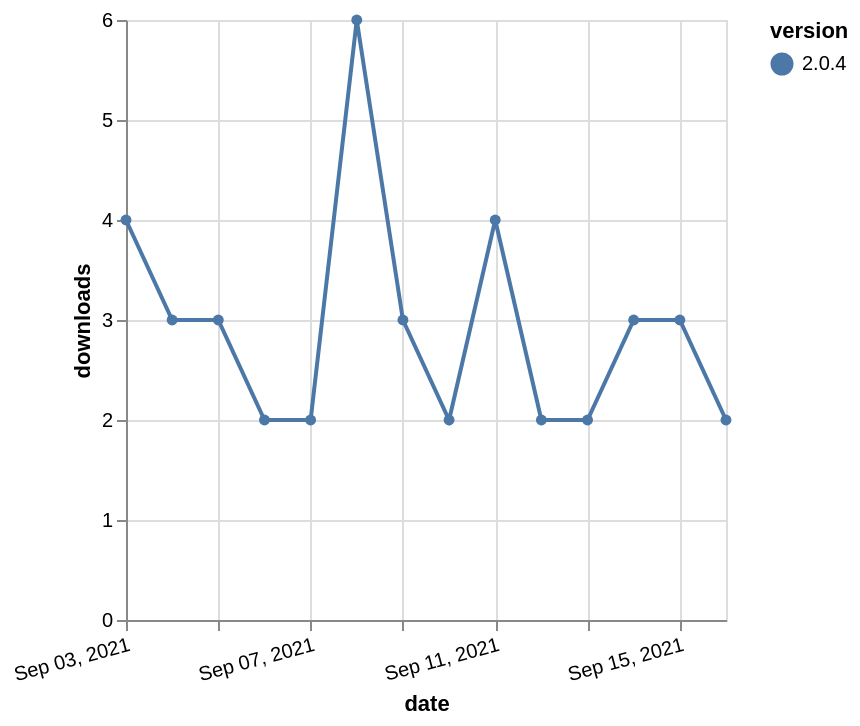

Express this chart as Vega-Lite.
### Vega-Lite specification from a JSON file in a GitHub repository (floating-point values rounded to 4 significant figures)
{"$schema": "https://vega.github.io/schema/vega-lite/v5.json", "description": "A simple bar chart with embedded data.", "data": {"values": [{"date": "2021-09-03", "total": 4495, "delta": 4, "version": "2.0.4"}, {"date": "2021-09-04", "total": 4498, "delta": 3, "version": "2.0.4"}, {"date": "2021-09-05", "total": 4501, "delta": 3, "version": "2.0.4"}, {"date": "2021-09-06", "total": 4503, "delta": 2, "version": "2.0.4"}, {"date": "2021-09-07", "total": 4505, "delta": 2, "version": "2.0.4"}, {"date": "2021-09-08", "total": 4511, "delta": 6, "version": "2.0.4"}, {"date": "2021-09-09", "total": 4514, "delta": 3, "version": "2.0.4"}, {"date": "2021-09-10", "total": 4516, "delta": 2, "version": "2.0.4"}, {"date": "2021-09-11", "total": 4520, "delta": 4, "version": "2.0.4"}, {"date": "2021-09-12", "total": 4522, "delta": 2, "version": "2.0.4"}, {"date": "2021-09-13", "total": 4524, "delta": 2, "version": "2.0.4"}, {"date": "2021-09-14", "total": 4527, "delta": 3, "version": "2.0.4"}, {"date": "2021-09-15", "total": 4530, "delta": 3, "version": "2.0.4"}, {"date": "2021-09-16", "total": 4532, "delta": 2, "version": "2.0.4"}]}, "width": "container", "mark": {"type": "line", "point": {"filled": true}}, "encoding": {"x": {"field": "date", "type": "temporal", "timeUnit": "yearmonthdate", "title": "date", "axis": {"labelAngle": -15}}, "y": {"field": "delta", "type": "quantitative", "title": "downloads"}, "color": {"field": "version", "type": "nominal"}, "tooltip": {"field": "delta"}}}
